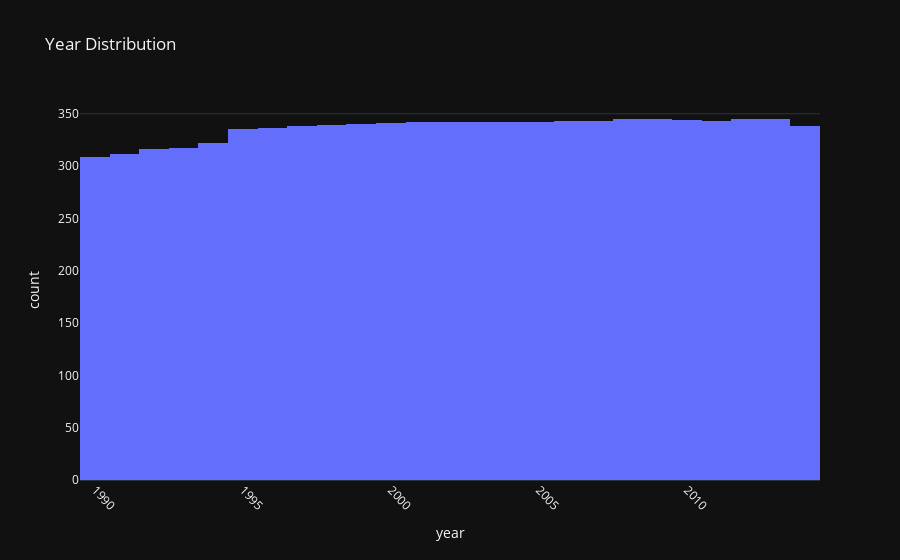

Source (notebook cell):
### Code cell
# Plot Histogram
figure = ex.histogram(greenhouse_gas_data, 
                      x='year', 
                      title='Year Distribution', 
                      labels={'x':'Year', 'y':'Count'}, 
                      template='plotly_dark')

figure.update_xaxes(tickangle=45)

figure.show()

### Figure 1 — Plotly figure (JSON) as saved in the notebook; plotly's stock layout.template omitted (floating-point values rounded to 4 significant figures; data arrays with more than 128 entries replaced by an {"elided": "..."} marker saying what was removed)
{"data": [{"alignmentgroup": "True", "bingroup": "x", "hovertemplate": "year=%{x}<br>count=%{y}<extra></extra>", "legendgroup": "", "marker": {"color": "#636efa", "pattern": {"shape": ""}}, "name": "", "offsetgroup": "", "orientation": "v", "showlegend": false, "type": "histogram", "x": {"elided": "8406 int values"}, "xaxis": "x", "yaxis": "y"}], "layout": {"autosize": true, "barmode": "relative", "legend": {"tracegroupgap": 0}, "title": {"text": "Year Distribution"}, "xaxis": {"anchor": "y", "autorange": true, "domain": [0, 1], "range": [1990.0, 2014.0], "tickangle": 45, "title": {"text": "year"}, "type": "linear"}, "yaxis": {"anchor": "x", "autorange": true, "domain": [0, 1], "range": [0, 363.2], "title": {"text": "count"}}}}
